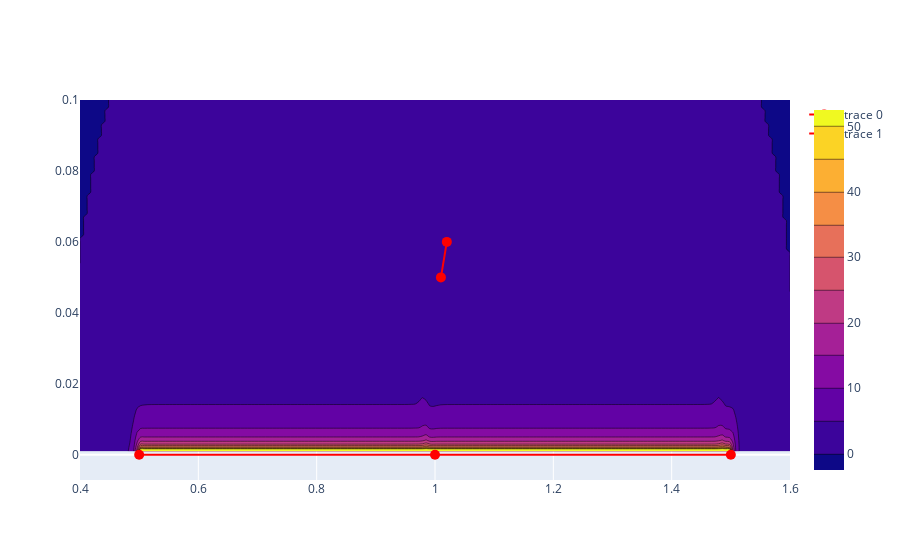

This figure's notebook cell:
### Code cell
fig = go.Figure(data=[
    go.Scatter(x=V[[0,1,2], 0], y=V[[0,1,2], 1],
        marker=dict(
            color='red',       # Dot color
            size=10
        ),
        line=dict(
            color='red',      # Line color
            width=2
        )),
    go.Scatter(x=V[[3,4], 0], y=V[[3,4], 1],
        marker=dict(
            color='red',       # Dot color
            size=10
        ),
        line=dict(
            color='red',      # Line color
            width=2
        )),
    go.Contour(z=dtypes, x=xs, y=ys,
        contours=dict(
            start=0,   # minimum contour level
            end=50,      # maximum contour level
            size=5    # step between levels
        ))
])
fig.show()

### Figure 1 — Plotly figure (JSON) as saved in the notebook; plotly's stock layout.template omitted (floating-point values rounded to 4 significant figures; data arrays with more than 128 entries replaced by an {"elided": "..."} marker saying what was removed)
{"data": [{"line": {"color": "red", "width": 2}, "marker": {"color": "red", "size": 10}, "type": "scatter", "x": [0.5, 1, 1.5], "y": [0, 0, 0]}, {"line": {"color": "red", "width": 2}, "marker": {"color": "red", "size": 10}, "type": "scatter", "x": [1.01, 1.02], "y": [0.05, 0.06]}, {"contours": {"end": 50, "size": 5, "start": 0}, "type": "contour", "x": {"elided": "200 float values"}, "y": [0.001, 0.002, 0.003, 0.004, 0.005, 0.006, 0.007, 0.008, 0.009, 0.01, 0.011, 0.012, 0.013, 0.014, 0.015, 0.016, 0.017, 0.018, 0.019, 0.02, 0.021, 0.022, 0.023, 0.024, 0.025, 0.026, 0.027, 0.028, 0.029, 0.03, 0.031, 0.032, 0.033, 0.034, 0.035, 0.036, 0.037, 0.038, 0.039, 0.04, 0.041, 0.042, 0.043, 0.044, 0.045, 0.046, 0.047, 0.048, 0.049, 0.05, 0.051, 0.052, 0.053, 0.054, 0.055, 0.056, 0.057, 0.058, 0.059, 0.06, 0.061, 0.062, 0.063, 0.064, 0.065, 0.066, 0.067, 0.068, 0.069, 0.07, 0.071, 0.072, 0.073, 0.074, 0.075, 0.076, 0.077, 0.078, 0.079, 0.08, 0.081, 0.082, 0.083, 0.084, 0.085, 0.086, 0.087, 0.088, 0.089, 0.09, 0.091, 0.092, 0.093, 0.094, 0.095, 0.096, 0.097, 0.098, 0.099, 0.1], "z": {"elided": "100x200 float values"}}], "layout": {}}
